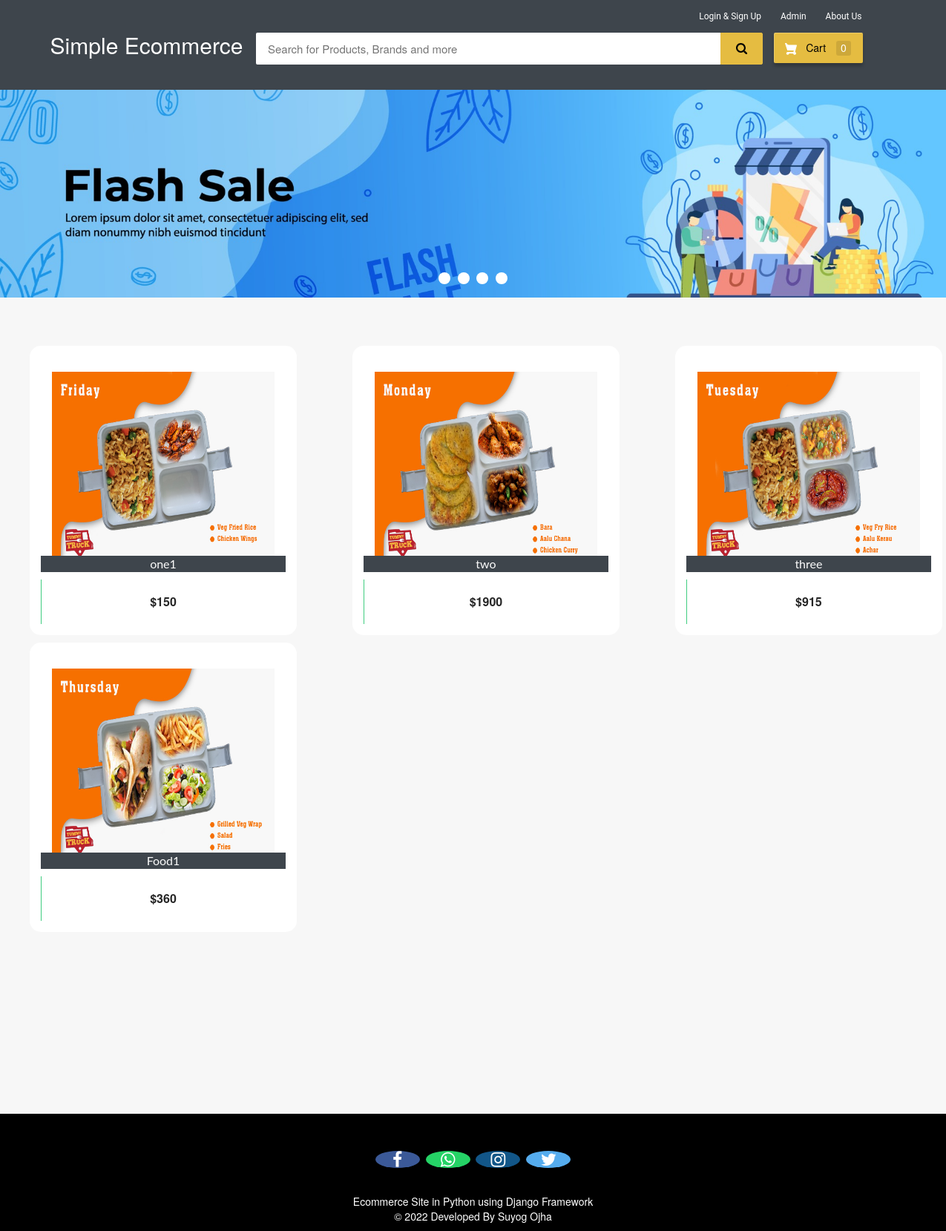
The page / on the database its author committed.
### ecom/models.py (models this page shows, shortened)
class Product(models.Model):
    name=models.CharField(max_length=40)
    product_image= models.ImageField(upload_to='product_image/',null=True,blank=True)
    price = models.PositiveIntegerField()
    description=models.CharField(max_length=40)

### ecom/views.py (the view)
# urls.py: path('',views.home_view,name=''),
def home_view(request):
    products=models.Product.objects.all()
    if 'product_ids' in request.COOKIES:
        product_ids = request.COOKIES['product_ids']
        counter=product_ids.split('|')
        product_count_in_cart=len(set(counter))
    else:
        product_count_in_cart=0
    if request.user.is_authenticated:
        return HttpResponseRedirect('afterlogin')
    return render(request,'ecom/index.html',{'products':products,'product_count_in_cart':product_count_in_cart})

### templates/ecom/index.html (shortened to what this page needs)
{% extends 'ecom/homebase.html' %}
{% load static %}
{% block content %}
<div class="row">
  <div class="col-md-12">
    <div class="slider-container">
      <div class="menu">
        <label for="slide-dot-1"></label>
        <label for="slide-dot-2"></label>
        <label for="slide-dot-3"></label>
        <label for="slide-dot-4"></label>
      </div>
        <div class="slide slide-1"></div>
    </div>
  </div>
</div>
{%if products%}
<br>
  <div class="row">
      {% for p in products %}
      <div class="column">
      <div class="container page-wrapper" style="width: 450px;">
        <div class="page-inner">
          <div class="row">
            <div class="el-wrapper">
              <div class="box-up">
                <img class="img" src="{% static p.product_image.url %}" alt="product pic" height="300px" width="300px">
                <div class="img-info">
                  <div class="info-inner">
                    <span style="background-color:#3e454c; color:fbfbfb;"class="p-company">{{p.name}}</span>
                  </div>
                </div>
              </div>
              <div class="box-down">
                <a class="cart" href="{% url 'add-to-cart' p.id  %}">
                  <span class="price">${{p.price}}</span>
                  <span class="add-to-cart">
                    <span class="txt"><i class="fa fa-shopping-cart"></i> Add To Cart</span>
                  </span>
                </a>
              </div>
            </div>
          </div>
        </div>
      </div>
      </div>
{% if forloop.counter|divisibleby:"3" %}
    </div>
    <div class="row">
          <br><br><br><br><br>
{% endif %}
  {% endfor %}
</div>
{%else%}
<h3 style="text-align:center; color:#3E454C;">No Search Found</h3>
{%endif%}
<br><br><br>
<br><br><br><br><br><br><br><br><br><br><br><br>
{% endblock content %}

### templates/ecom/homebase.html (shortened to what this page needs)
<html>
{% load static %}
<head>
<link rel="stylesheet" href="https://maxcdn.bootstrapcdn.com/bootstrap/3.3.0/css/bootstrap.min.css">
<link rel="stylesheet" href="https://maxcdn.bootstrapcdn.com/font-awesome/4.7.0/css/font-awesome.min.css">
</head>
<body>
  {%if request.user.is_authenticated%}
    {% include "ecom/customer_navbar.html" %}
  {%else%}
  <div id="navbar">
    <div class="container">
        <div class="row row1">
            <ul class="largenav pull-right">
              <li class="upper-links dropdown"><a class="links" href="">Login & Sign Up</a>
              </li>
                <li class="upper-links"><a class="links" href="/adminclick">Admin</a></li>
                <li class="upper-links"><a class="links" href="/aboutus">About Us</a></li>
            </ul>
        </div>
        <div class="row row2">
            <div class="col-sm-3">
                <h2 style="margin:0px;"><a style="text-decoration:none; color:white;" href="/"><span class="largenav">Simple Ecommerce </span></a></h2>
            </div>
            <div class="navbar-search smallsearch col-sm-7 col-xs-11">
              <form  action="/search" method="get">
                <div class="row"> <input class="navbar-input col-xs-11" type="search" placeholder="Search for Products, Brands and more" name="query" id="query">
                  <button class="navbar-button col-xs-1" type="submit">
                  </button>
                </div>
              </form>
            </div>
            <div class="cart1 largenav col-sm-2"> <a class="cart-button" href="/cart">  Cart <span class="item-number ">{{ product_count_in_cart }}</span> </a> </div>
        </div>
    </div>
</div>
  {%endif%}
{% block content %}
{% endblock content %}
<br><br><br>
<footer>
  <br>
  <p>
    <a href="#" class="fa fa-facebook"></a>
    <a href="#" class="fa fa-whatsapp"></a>
    <a href="#" class="fa fa-instagram"></a>
    <a href="#" class="fa fa-twitter"></a>
  </p>
  <br>
  <div class="container">
    <div class="row">
      <div class="col-md-12 col-sm-12">
        <div style="color:#ffffff;" class="wow fadeInUp footer-copyright">
          <p>Ecommerce Site in Python using Django Framework<br>
            &copy; 2022 Developed By Suyog Ojha </p>
        </div>
      </div>
    </div>
  </div>
</footer>
</body>
</html>

### templates/ecom/homebase.html (style rules this page uses)
body { background-color: #f7f7f7; }
#navbar { background-color: #3e454c; color: black; }
.row1 { padding-top: 10px; padding-right: 50px }
.row2 { padding-bottom: 20px }
.navbar-input { padding: 11px 16px; border-radius: 2px 0 0 2px; border: 0 none; outline: 0 none; font-size: 15px }
.navbar-button { background-color: #e5bc41; border: 1px solid #e5bc41; border-radius: 0 2px 2px 0; color: #565656; padding: 10px 0; height: 43px; cursor: pointer }
.cart-button { background-color: #E5BC41; box-shadow: 0 4px 4px 0 rgba(0, 0, 0, .23), inset 1px 1px 0 0 hsla(0, 0%, 100%, .2); padding: 10px 0; text-align: center; height: 41px; border-radius: 2px; font-weight: 500; width: 120px; display: inline-block; color: #FFFFFF; text-decoration: none; color: inherit; border: none; outline: none }
.cart-svg { display: inline-block; width: 16px; height: 16px; vertical-align: middle; margin-right: 8px }
.item-number { border-radius: 3px; background-color: rgba(0, 0, 0, .1); height: 20px; padding: 3px 6px; font-weight: 500; display: inline-block; color: #fff; line-height: 12px; margin-left: 10px }
.upper-links { display: inline-block; padding: 0 11px; line-height: 23px; font-family: 'Roboto', sans-serif; letter-spacing: 0; color: inherit; border: none; outline: none; font-size: 12px }
.dropdown { position: relative; display: inline-block; margin-bottom: 0px }
.links { color: #fff; text-decoration: none }
.largenav { display: none }
.smallsearch { margin-left: 15px; margin-top: 15px }
.menu { cursor: pointer }
footer { padding: 0px 0px 0px 0px; background-color: black; margin: 0px; }
.fa { font-size: 23px; width: 60px; text-align: center; text-decoration: none; margin: 5px 2px; border-radius: 50%; }
.fa-facebook { background: #3B5998; color: white; margin-top: 30px; }
.fa-whatsapp { background: #25d366; color: white; }
.fa-twitter { background: #55ACEE; color: white; }
.fa-instagram { background: #125688; color: white; }
p { text-align: center; }
@media screen and (min-width: 768px) { .largenav { display: block } }
@media screen and (min-width: 768px) { .smallsearch { margin: 0px } }

### rows shown on the page
Product: product_image (picture), name "one1", price "150"
Product: product_image (picture), name "two", price "1900"
Product: product_image (picture), name "three", price "915"
Product: product_image (picture), name "Food1", price "360"

### other values the page prints
{{ product_count_in_cart }} "0"
